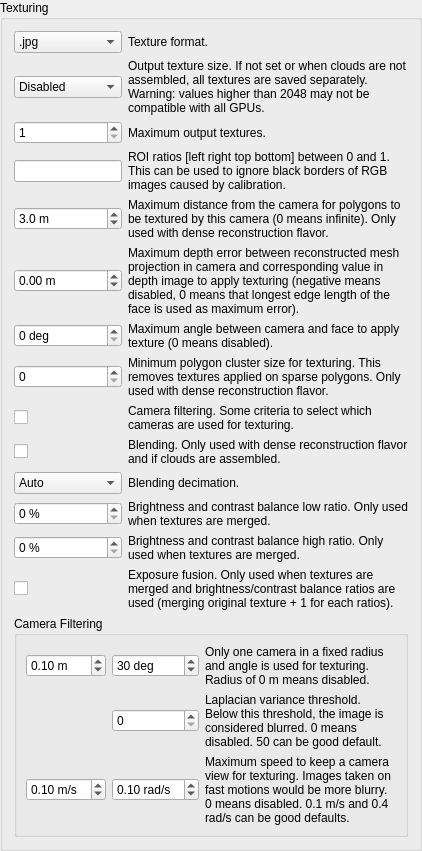
           <widget class="QGroupBox" name="groupBox_textureMapping">
            <property name="title">
             <string>Texturing</string>
            </property>
            <property name="checkable">
             <bool>false</bool>
            </property>
            <property name="checked">
             <bool>false</bool>
            </property>
            <layout class="QVBoxLayout" name="verticalLayout_16">
             <item>
              <layout class="QGridLayout" name="gridLayout_15" columnstretch="0,1">
               <item row="12" column="0">
                <widget class="QSpinBox" name="spinBox_textureBrightnessContrastRatioHigh">
                 <property name="suffix">
                  <string> %</string>
                 </property>
                 <property name="minimum">
                  <number>0</number>
                 </property>
                 <property name="maximum">
                  <number>49</number>
                 </property>
                </widget>
               </item>
               <item row="12" column="1">
                <widget class="QLabel" name="label_meshingTextureSize_6">
                 <property name="text">
                  <string>Brightness and contrast balance high ratio. Only used when textures are merged.</string>
                 </property>
                 <property name="wordWrap">
                  <bool>true</bool>
                 </property>
                </widget>
               </item>
               <item row="10" column="0">
                <widget class="QComboBox" name="comboBox_blendingDecimation">
                 <item>
                  <property name="text">
                   <string>Auto</string>
                  </property>
                 </item>
                 <item>
                  <property name="text">
                   <string>1</string>
                  </property>
                 </item>
                 <item>
                  <property name="text">
                   <string>2</string>
                  </property>
                 </item>
                 <item>
                  <property name="text">
                   <string>4</string>
                  </property>
                 </item>
                 <item>
                  <property name="text">
                   <string>8</string>
                  </property>
                 </item>
                 <item>
                  <property name="text">
                   <string>16</string>
                  </property>
                 </item>
                 <item>
                  <property name="text">
                   <string>32</string>
                  </property>
                 </item>
                 <item>
                  <property name="text">
                   <string>64</string>
                  </property>
                 </item>
                </widget>
               </item>
               <item row="9" column="0">
                <widget class="QCheckBox" name="checkBox_blending">
                 <property name="text">
                  <string/>
                 </property>
                </widget>
               </item>
               <item row="10" column="1">
                <widget class="QLabel" name="label_exposureFusion_3">
                 <property name="text">
                  <string>Blending decimation. </string>
                 </property>
                 <property name="wordWrap">
                  <bool>true</bool>
                 </property>
                </widget>
               </item>
               <item row="3" column="1">
                <widget class="QLabel" name="label_meshingTextureSize_7">
                 <property name="text">
                  <string>ROI ratios [left right top bottom] between 0 and 1. This can be used to ignore black borders of RGB images caused by calibration. </string>
                 </property>
                 <property name="wordWrap">
                  <bool>true</bool>
                 </property>
                </widget>
               </item>
               <item row="2" column="1">
                <widget class="QLabel" name="label_meshingTextureSize_8">
                 <property name="text">
                  <string>Maximum output textures.</string>
                 </property>
                 <property name="wordWrap">
                  <bool>true</bool>
                 </property>
                </widget>
               </item>
               <item row="9" column="1">
                <widget class="QLabel" name="label_exposureFusion_2">
                 <property name="text">
                  <string>Blending. Only used with dense reconstruction flavor and if clouds are assembled.</string>
                 </property>
                 <property name="wordWrap">
                  <bool>true</bool>
                 </property>
                </widget>
               </item>
               <item row="4" column="1">
                <widget class="QLabel" name="label_meshingTextureSize_2">
                 <property name="text">
                  <string>Maximum distance from the camera for polygons to be textured by this camera (0 means infinite). Only used with dense reconstruction flavor.</string>
                 </property>
                 <property name="wordWrap">
                  <bool>true</bool>
                 </property>
                </widget>
               </item>
               <item row="4" column="0">
                <widget class="QDoubleSpinBox" name="doubleSpinBox_meshingTextureMaxDistance">
                 <property name="suffix">
                  <string> m</string>
                 </property>
                 <property name="decimals">
                  <number>1</number>
                 </property>
                 <property name="minimum">
                  <double>0.000000000000000</double>
                 </property>
                 <property name="maximum">
                  <double>99.000000000000000</double>
                 </property>
                 <property name="singleStep">
                  <double>1.000000000000000</double>
                 </property>
                 <property name="value">
                  <double>3.000000000000000</double>
                 </property>
                </widget>
               </item>
               <item row="11" column="1">
                <widget class="QLabel" name="label_meshingTextureSize_5">
                 <property name="text">
                  <string>Brightness and contrast balance low ratio. Only used when textures are merged.</string>
                 </property>
                 <property name="wordWrap">
                  <bool>true</bool>
                 </property>
                </widget>
               </item>
               <item row="0" column="1">
                <widget class="QLabel" name="label_meshingTextureFormat">
                 <property name="text">
                  <string>Texture format.</string>
                 </property>
                 <property name="wordWrap">
                  <bool>true</bool>
                 </property>
                </widget>
               </item>
               <item row="0" column="0">
                <widget class="QComboBox" name="comboBox_meshingTextureFormat">
                 <item>
                  <property name="text">
                   <string>.jpg</string>
                  </property>
                 </item>
                 <item>
                  <property name="text">
                   <string>.png</string>
                  </property>
                 </item>
                </widget>
               </item>
               <item row="1" column="0">
                <widget class="QComboBox" name="comboBox_meshingTextureSize">
                 <item>
                  <property name="text">
                   <string>Disabled</string>
                  </property>
                 </item>
                 <item>
                  <property name="text">
                   <string>256x256</string>
                  </property>
                 </item>
                 <item>
                  <property name="text">
                   <string>512x512</string>
                  </property>
                 </item>
                 <item>
                  <property name="text">
                   <string>1024x1024</string>
                  </property>
                 </item>
                 <item>
                  <property name="text">
                   <string>2048x2048</string>
                  </property>
                 </item>
                 <item>
                  <property name="text">
                   <string>4096x4096</string>
                  </property>
                 </item>
                 <item>
                  <property name="text">
                   <string>8192x8192</string>
                  </property>
                 </item>
                 <item>
                  <property name="text">
                   <string>16384x16384</string>
                  </property>
                 </item>
                 <item>
                  <property name="text">
                   <string>32768x32768</string>
                  </property>
                 </item>
                </widget>
               </item>
               <item row="14" column="0">
                <widget class="QCheckBox" name="checkBox_exposureFusion">
                 <property name="text">
                  <string/>
                 </property>
                </widget>
               </item>
               <item row="7" column="1">
                <widget class="QLabel" name="label_meshingTextureSize_4">
                 <property name="text">
                  <string>Minimum polygon cluster size for texturing. This removes textures applied on sparse polygons. Only used with dense reconstruction flavor.</string>
                 </property>
                 <property name="wordWrap">
                  <bool>true</bool>
                 </property>
                </widget>
               </item>
               <item row="3" column="0">
                <widget class="QLineEdit" name="lineEdit_meshingTextureRoiRatios"/>
               </item>
               <item row="1" column="1">
                <widget class="QLabel" name="label_meshingTextureSize">
                 <property name="text">
                  <string>Output texture size. If not set or when clouds are not assembled, all textures are saved separately. Warning: values higher than 2048 may not be compatible with all GPUs.</string>
                 </property>
                 <property name="wordWrap">
                  <bool>true</bool>
                 </property>
                </widget>
               </item>
               <item row="8" column="0">
                <widget class="QCheckBox" name="checkBox_cameraFilter">
                 <property name="text">
                  <string/>
                 </property>
                </widget>
               </item>
               <item row="11" column="0">
                <widget class="QSpinBox" name="spinBox_textureBrightnessContrastRatioLow">
                 <property name="suffix">
                  <string> %</string>
                 </property>
                 <property name="minimum">
                  <number>0</number>
                 </property>
                 <property name="maximum">
                  <number>49</number>
                 </property>
                </widget>
               </item>
               <item row="7" column="0">
                <widget class="QSpinBox" name="spinBox_mesh_minTextureClusterSize">
                 <property name="minimum">
                  <number>0</number>
                 </property>
                 <property name="maximum">
                  <number>99999</number>
                 </property>
                </widget>
               </item>
               <item row="8" column="1">
                <widget class="QLabel" name="label_meshingTextureSize_3">
                 <property name="text">
                  <string>Camera filtering. Some criteria to select which cameras are used for texturing.</string>
                 </property>
                 <property name="wordWrap">
                  <bool>true</bool>
                 </property>
                </widget>
               </item>
               <item row="14" column="1">
                <widget class="QLabel" name="label_exposureFusion">
                 <property name="text">
                  <string>Exposure fusion. Only used when textures are merged and brightness/contrast balance ratios are used (merging original texture + 1 for each ratios).</string>
                 </property>
                 <property name="wordWrap">
                  <bool>true</bool>
                 </property>
                </widget>
               </item>
               <item row="2" column="0">
                <widget class="QSpinBox" name="spinBox_mesh_maxTextures">
                 <property name="minimum">
                  <number>1</number>
                 </property>
                 <property name="maximum">
                  <number>20</number>
                 </property>
                </widget>
               </item>
               <item row="5" column="1">
                <widget class="QLabel" name="label_meshingTextureSize_9">
                 <property name="text">
                  <string>Maximum depth error between reconstructed mesh projection in camera and corresponding value in depth image to apply texturing (negative means disabled, 0 means that longest edge length of the face is used as maximum error).</string>
                 </property>
                 <property name="wordWrap">
                  <bool>true</bool>
                 </property>
                </widget>
               </item>
               <item row="5" column="0">
                <widget class="QDoubleSpinBox" name="doubleSpinBox_meshingTextureMaxDepthError">
                 <property name="suffix">
                  <string> m</string>
                 </property>
                 <property name="decimals">
                  <number>2</number>
                 </property>
                 <property name="minimum">
                  <double>-1.000000000000000</double>
                 </property>
                 <property name="maximum">
                  <double>99.000000000000000</double>
                 </property>
                 <property name="singleStep">
                  <double>0.050000000000000</double>
                 </property>
                 <property name="value">
                  <double>0.000000000000000</double>
                 </property>
                </widget>
               </item>
               <item row="6" column="1">
                <widget class="QLabel" name="label_meshingTextureSize_10">
                 <property name="text">
                  <string>Maximum angle between camera and face to apply texture (0 means disabled).</string>
                 </property>
                 <property name="wordWrap">
                  <bool>true</bool>
                 </property>
                </widget>
               </item>
               <item row="6" column="0">
                <widget class="QDoubleSpinBox" name="doubleSpinBox_meshingTextureMaxAngle">
                 <property name="suffix">
                  <string> deg</string>
                 </property>
                 <property name="decimals">
                  <number>0</number>
                 </property>
                 <property name="minimum">
                  <double>0.000000000000000</double>
                 </property>
                 <property name="maximum">
                  <double>180.000000000000000</double>
                 </property>
                 <property name="singleStep">
                  <double>1.000000000000000</double>
                 </property>
                 <property name="value">
                  <double>0.000000000000000</double>
                 </property>
                </widget>
               </item>
              </layout>
             </item>
             <item>
              <widget class="QGroupBox" name="groupBox_cameraFilter">
               <property name="title">
                <string>Camera Filtering</string>
               </property>
               <layout class="QGridLayout" name="gridLayout_16" columnstretch="0,0,1">
                <item row="0" column="0">
                 <widget class="QDoubleSpinBox" name="doubleSpinBox_cameraFilterRadius">
                  <property name="suffix">
                   <string> m</string>
                  </property>
                  <property name="minimum">
                   <double>0.000000000000000</double>
                  </property>
                  <property name="value">
                   <double>0.100000000000000</double>
                  </property>
                 </widget>
                </item>
                <item row="0" column="2">
                 <widget class="QLabel" name="label_37">
                  <property name="text">
                   <string>Only one camera in a fixed radius and angle is used for texturing. Radius of 0 m means disabled.</string>
                  </property>
                  <property name="wordWrap">
                   <bool>true</bool>
                  </property>
                  <property name="textInteractionFlags">
                   <set>Qt::LinksAccessibleByMouse|Qt::TextSelectableByMouse</set>
                  </property>
                 </widget>
                </item>
                <item row="1" column="1">
                 <widget class="QDoubleSpinBox" name="doubleSpinBox_laplacianVariance">
                  <property name="suffix">
                   <string/>
                  </property>
                  <property name="decimals">
                   <number>0</number>
                  </property>
                  <property name="minimum">
                   <double>0.000000000000000</double>
                  </property>
                  <property name="maximum">
                   <double>9999.000000000000000</double>
                  </property>
                  <property name="value">
                   <double>0.000000000000000</double>
                  </property>
                 </widget>
                </item>
                <item row="0" column="1">
                 <widget class="QDoubleSpinBox" name="doubleSpinBox_cameraFilterAngle">
                  <property name="suffix">
                   <string> deg</string>
                  </property>
                  <property name="decimals">
                   <number>0</number>
                  </property>
                  <property name="maximum">
                   <double>180.000000000000000</double>
                  </property>
                  <property name="value">
                   <double>30.000000000000000</double>
                  </property>
                 </widget>
                </item>
                <item row="1" column="2">
                 <widget class="QLabel" name="label_38">
                  <property name="text">
                   <string>Laplacian variance threshold. Below this threshold, the image is considered blurred. 0 means disabled. 50 can be good default.</string>
                  </property>
                  <property name="wordWrap">
                   <bool>true</bool>
                  </property>
                  <property name="textInteractionFlags">
                   <set>Qt::LinksAccessibleByMouse|Qt::TextSelectableByMouse</set>
                  </property>
                 </widget>
                </item>
                <item row="2" column="1">
                 <widget class="QDoubleSpinBox" name="doubleSpinBox_cameraFilterVelRad">
                  <property name="suffix">
                   <string> rad/s</string>
                  </property>
                  <property name="minimum">
                   <double>0.000000000000000</double>
                  </property>
                  <property name="value">
                   <double>0.100000000000000</double>
                  </property>
                 </widget>
                </item>
                <item row="2" column="0">
                 <widget class="QDoubleSpinBox" name="doubleSpinBox_cameraFilterVel">
                  <property name="suffix">
                   <string> m/s</string>
                  </property>
                  <property name="minimum">
                   <double>0.000000000000000</double>
                  </property>
                  <property name="value">
                   <double>0.100000000000000</double>
                  </property>
                 </widget>
                </item>
                <item row="2" column="2">
                 <widget class="QLabel" name="label_39">
                  <property name="text">
                   <string>Maximum speed to keep a camera view for texturing. Images taken on fast motions would be more blurry. 0 means disabled. 0.1 m/s and 0.4 rad/s can be good defaults.</string>
                  </property>
                  <property name="wordWrap">
                   <bool>true</bool>
                  </property>
                  <property name="textInteractionFlags">
                   <set>Qt::LinksAccessibleByMouse|Qt::TextSelectableByMouse</set>
                  </property>
                 </widget>
                </item>
               </layout>
              </widget>
             </item>
            </layout>
           </widget>
